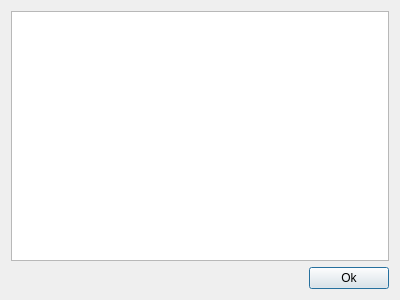
<?xml version="1.0" encoding="UTF-8"?>
<ui version="4.0">
 <class>JournalWindowBase</class>
 <widget class="QDialog" name="JournalWindowBase">
  <property name="geometry">
   <rect>
    <x>0</x>
    <y>0</y>
    <width>400</width>
    <height>300</height>
   </rect>
  </property>
  <property name="windowTitle">
   <string>Journal</string>
  </property>
  <layout class="QVBoxLayout">
   <item>
    <widget class="QTextEdit" name="journalEdit">
     <property name="readOnly">
      <bool>true</bool>
     </property>
    </widget>
   </item>
   <item>
    <layout class="QHBoxLayout">
     <item>
      <spacer>
       <property name="orientation">
        <enum>Qt::Horizontal</enum>
       </property>
       <property name="sizeHint" stdset="0">
        <size>
         <width>40</width>
         <height>20</height>
        </size>
       </property>
      </spacer>
     </item>
     <item>
      <widget class="QPushButton" name="okButton">
       <property name="text">
        <string>Ok</string>
       </property>
      </widget>
     </item>
    </layout>
   </item>
  </layout>
 </widget>
 <resources/>
 <connections>
  <connection>
   <sender>okButton</sender>
   <signal>clicked()</signal>
   <receiver>JournalWindowBase</receiver>
   <slot>close()</slot>
   <hints>
    <hint type="sourcelabel">
     <x>349</x>
     <y>275</y>
    </hint>
    <hint type="destinationlabel">
     <x>199</x>
     <y>149</y>
    </hint>
   </hints>
  </connection>
 </connections>
</ui>
